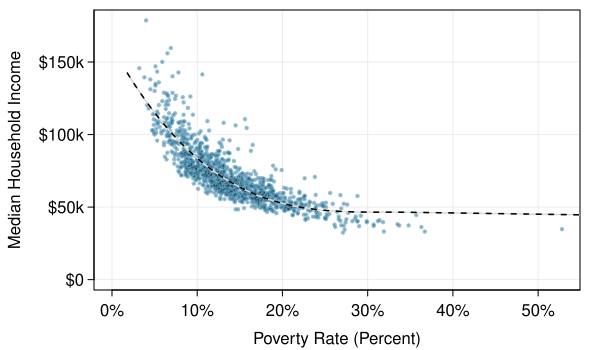

The R source for this figure:
library(openintro)
library(splines)

ind <- 1088

county23 = read.csv("https://www.dropbox.com/scl/fi/26nlqmfwuizg4vx9c2p7g/ACS2023wide_final.csv?rlkey=yt7l9xt0dulny0ho7i6lsxyq6&st=sm621q4x&dl=1")
myPDF("medianHHIncomePoverty23.pdf", 6, 3.5,
      mar = c(3, 4.7, 0.5, 1),
      mgp = c(2.4, 0.5, 0))
x <- county23$BELOW.POVERTY.LEVEL..percent.
y <- county23$MEDIAN.HOUSEHOLD.INCOME..2018.dollars.
plot(x, y, type = "n",
     xlim = c(0, max(x, na.rm = TRUE)),
     ylim = c(0, max(y, na.rm = TRUE)),
     xlab = "",
     ylab = "",
     axes = FALSE)
abline(h = pretty(c(0, y)), v = pretty(c(0, x)), col = COL[7, 3])
points(x, y, pch = 20, cex = 0.7, col = COL[1, 3])
AxisInPercent(1, pretty(c(0, x)))
AxisInDollars(2, pretty(c(0, y)))
box()
points(x, y, pch = ".", col = COL[5, 4])
mtext("Poverty Rate (Percent)", 1, 1.9)
par(las = 0)
mtext("Median Household Income", 2, 3.5)
# t1 <- x[ind]
# t2 <- y[ind]
#  lines(c(t1, t1), c(-1e5, t2), lty = 2, col = COL[4])
#  lines(c(-1e5, t1), c(t2, t2), lty = 2, col = COL[4])
#  points(t1, t2, col = COL[4])
my_exp <- 1.2
(m <- lm(y ~ I(1 / x^my_exp) + I(x^0.3)))
(m <- lm(y ~ x + I(x^2) + I(x^3)))
x. <- seq(0.1, 100, 0.1)
y. <- m$coef[1] + m$coef[2] / x.^my_exp + m$coef[3] * x.^0.3
y. <- m$coef[1] + m$coef[2] * x. + m$coef[3] * x.^2 + m$coef[4] * x.^3
i <- 350
m. <- (y.[i] - y.[i-1]) / 0.1
b. <- y.[i] - m. * i / 10
y.[i:1000] <- m. * x.[i:1000] + b.
y. <- y.[x. > 1.8]
x. <- x.[x. > 1.8]
lines(x., y., lwd = 1.5, col = COL[7, 1])
lines(x., y., lty = 2, lwd = 1.5, col = COL[5])


dev.off()

county[ind, ]
